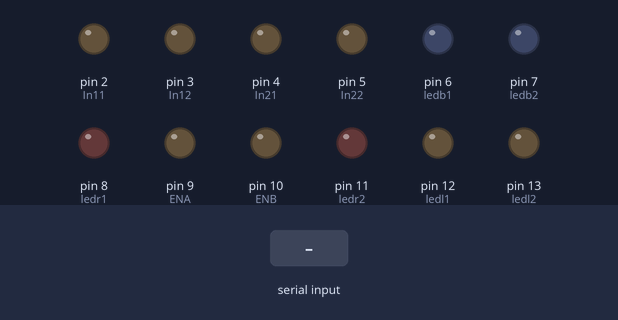
This sketch was run on a simulated Arduino Uno, built with avr-gcc and run on an emulated ATmega328P. On the bench: output pins drawn as LEDs (lit = HIGH). The inputs (shaded band) are chosen by the test bench.

Above: at 1.2 s.
1.3 s: "1" received over Serial
At 2.2 s:
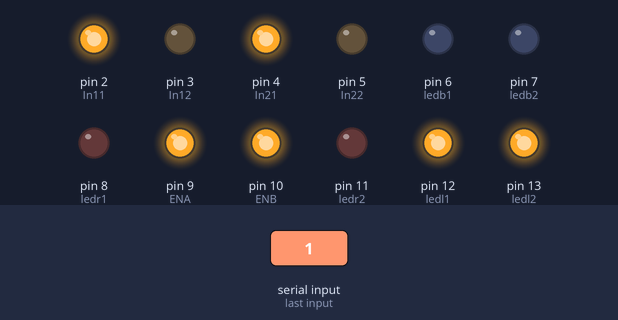
2.8 s: "2" received over Serial
At 3.3 s:
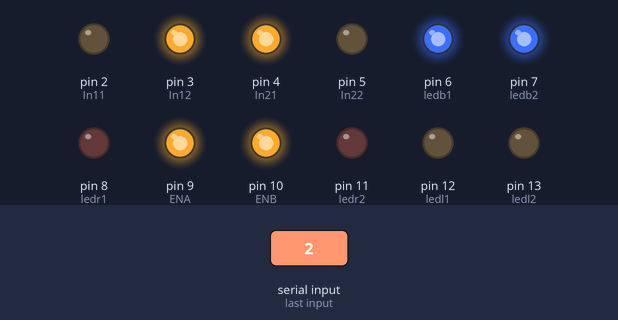
4.3 s: "3" received over Serial
At 5.5 s:
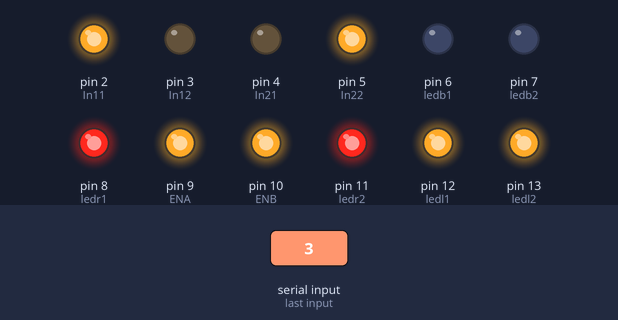
5.8 s: "4" received over Serial
At 6.8 s:
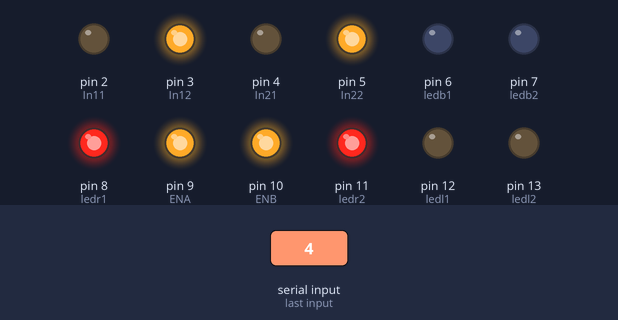
7.3 s: "0" received over Serial
At 7.9 s:
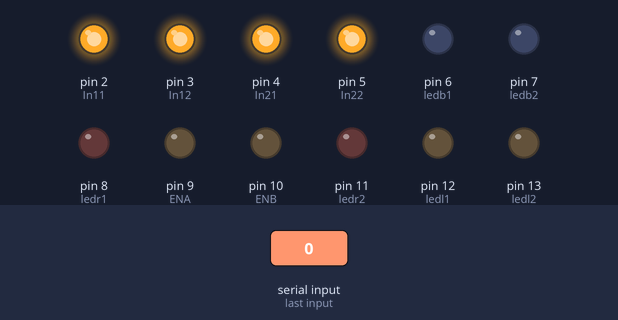
Timing chart, 0 to 9.8 s (numbered marks = the images above; inputs shaded):
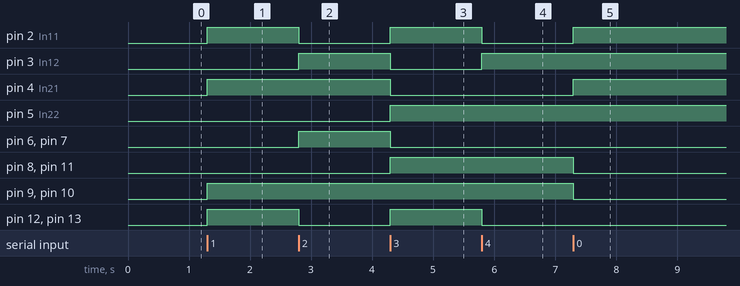

The sketch:

Exhibition_Prog.ino
```cpp
#include <SoftwareSerial.h>

#define ledb1 6
#define ledb2 7
#define ledl1 12
#define ledl2 13
#define ledr1 8
#define ledr2 11
#define In11 2
#define In12 3
#define ENA 9
#define ENB 10
#define In21 4
#define In22 5

int state = 0;
int i;
int p=0;
void setup()
{
pinMode(ledb1,OUTPUT);
pinMode(ledb2,OUTPUT);
pinMode(ledl1,OUTPUT);
pinMode(ledl2,OUTPUT);
pinMode(ledr1,OUTPUT);
pinMode(ledr2,OUTPUT);
pinMode(In11,OUTPUT);
pinMode(In12,OUTPUT);
pinMode(In21,OUTPUT);
pinMode(In22,OUTPUT);
pinMode(ENA,OUTPUT);
pinMode(ENB,OUTPUT);
Serial.begin(38400);
  }

void loop()
{
   if(Serial.available() > 0)
   {
      state = Serial.read();
   }
      if(state == '1')
      {

  analogWrite(ENA,255);
  analogWrite(ENB,255);
  digitalWrite(In11,HIGH);
  digitalWrite(In12,LOW);
  digitalWrite(In21,HIGH);
  digitalWrite(In22,LOW);
  digitalWrite(ledl1, HIGH);
  digitalWrite(ledl2, HIGH);
   digitalWrite(ledr1, LOW);
  digitalWrite(ledr2, LOW);
   digitalWrite(ledb1,LOW);
  digitalWrite(ledb2, LOW);


   state=0;


      }
      else if(state == '2')
      {
 analogWrite(ENA,255);
  analogWrite(ENB,255);
  digitalWrite(In11,LOW);
  digitalWrite(In12,HIGH);
  digitalWrite(In21,HIGH);
  digitalWrite(In22,LOW);
    digitalWrite(ledb1, HIGH);
  digitalWrite(ledb2, HIGH);
   digitalWrite(ledr1,LOW);
  digitalWrite(ledr2, LOW);
   digitalWrite(ledl1, LOW);
  digitalWrite(ledl2, LOW);


  state=0;
 }
   else if(state == '3')
      {
 analogWrite(ENA,255);
  analogWrite(ENB,255);
  digitalWrite(In11,HIGH);
  digitalWrite(In12,LOW);
  digitalWrite(In21,LOW);
  digitalWrite(In22,HIGH);
  digitalWrite(ledr1, HIGH);
  digitalWrite(ledr2, HIGH);
   digitalWrite(ledl1, HIGH);
  digitalWrite(ledl2, HIGH);
   digitalWrite(ledb1,LOW);
  digitalWrite(ledb2, LOW);

  state=0;
 }

  else if(state == '4')
      {
 analogWrite(ENA,255);
  analogWrite(ENB,255);
  digitalWrite(In11,LOW);
  digitalWrite(In12,HIGH);
  digitalWrite(In21,LOW);
  digitalWrite(In22,HIGH);
   digitalWrite(ledr1, HIGH);
  digitalWrite(ledr2, HIGH);
   digitalWrite(ledl1, LOW);
  digitalWrite(ledl2, LOW);
   digitalWrite(ledb1,LOW);
  digitalWrite(ledb2, LOW);

  state=0;
 }
  else if(state == '0')
      {
 analogWrite(ENA,0);
  analogWrite(ENB,0);
  digitalWrite(In11,HIGH);
  digitalWrite(In12,HIGH);
  digitalWrite(In21,HIGH);
  digitalWrite(In22,HIGH);
  digitalWrite(ledr1,LOW);
  digitalWrite(ledr2, LOW);
   digitalWrite(ledl1, LOW);
  digitalWrite(ledl2, LOW);
   digitalWrite(ledb1,LOW);
  digitalWrite(ledb2, LOW);
  state=0;
 }
}
```

Measured:
- after the input at 1.3 s, pin 2 (In11), pin 4 (In21), pin 9 (ENA), pin 10 (ENB), pin 12 (ledl1), pin 13 (ledl2): LOW → HIGH at once
- after the input at 2.8 s, pin 2 (In11), pin 12 (ledl1), pin 13 (ledl2): HIGH → LOW at once; pin 3 (In12), pin 6 (ledb1), pin 7 (ledb2): LOW → HIGH at once
- after the input at 4.3 s, pin 2 (In11), pin 5 (In22), pin 8 (ledr1), pin 11 (ledr2), pin 12 (ledl1), pin 13 (ledl2): LOW → HIGH at once; pin 3 (In12), pin 4 (In21), pin 6 (ledb1), pin 7 (ledb2): HIGH → LOW at once
- after the input at 5.8 s, pin 2 (In11), pin 12 (ledl1), pin 13 (ledl2): HIGH → LOW at once; pin 3 (In12): LOW → HIGH at once
- after the input at 7.3 s, pin 2 (In11), pin 4 (In21): LOW → HIGH at once; pin 8 (ledr1), pin 9 (ENA), pin 10 (ENB), pin 11 (ledr2): HIGH → LOW at once
